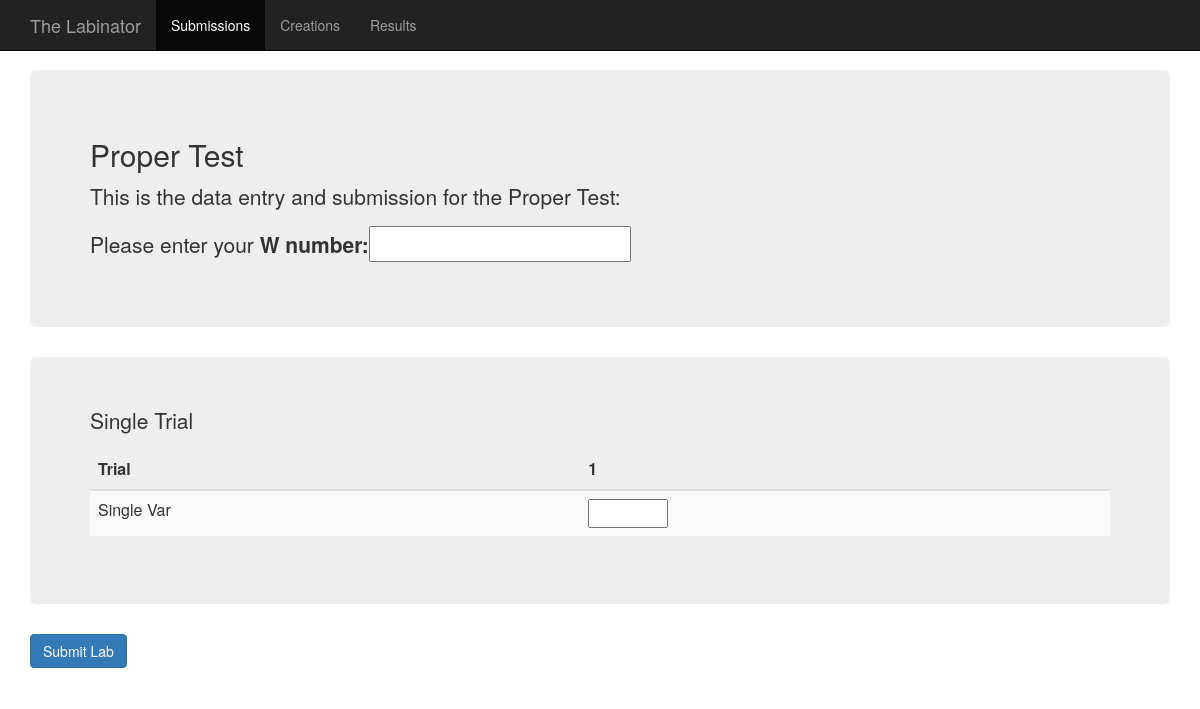
The app's page /lab/createsubmission/5, older data.
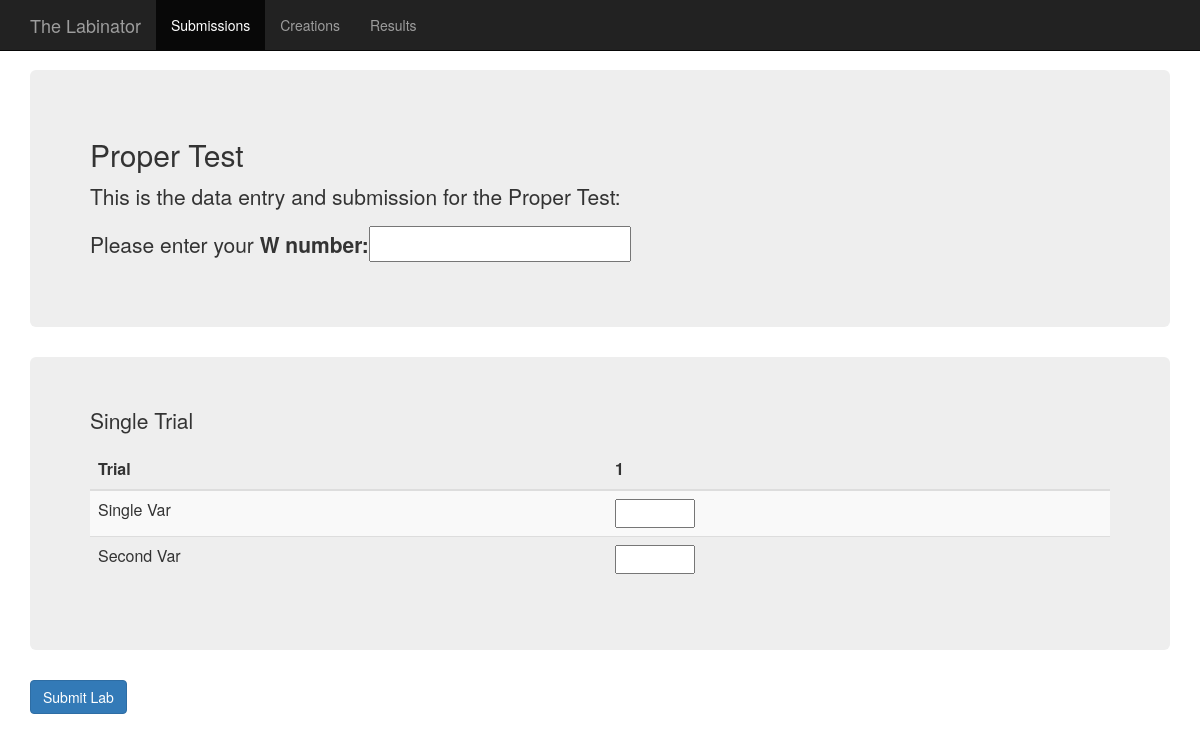
The same page, newer data.
### lab/models.py (models this page shows, shortened)
class Variable(models.Model):
    question = models.ForeignKey(Question)
    variable_name = models.CharField(max_length=200)

### lab/views.py (the view)
# urls.py: url(r'^createsubmission/(?P<pk>[0-9]+)', views.CreateSubmission, name='createsubmission'),
def CreateSubmission(request, **kwargs):
    context = RequestContext(request)
    lab = get_object_or_404(Lab, pk=kwargs['pk'])
    questions = Question.objects.filter(lab=lab)
    submission_form = SubmissionForm(request.POST or None)
    question_forms = []
    i = 0
    for question in questions:
        tempForm = QuestionForm(question, request, i)
        question_forms.append(tempForm)
        i = i + 1
    if request.method == "POST":
        if submission_form.is_valid():
            newSubmission = Submission()
            newSubmission.lab = lab
            newSubmission.w_number = submission_form.cleaned_data.get('w_number')
            newSubmission.save()
        for question_form in question_forms:
            for variable_form in question_form.fields['variable_forms']:
                print variable_form.variable.variable_name
                for raw_data_form in variable_form.fields['raw_data_forms']:
                    if raw_data_form.is_valid():
                        print "Made it here?"
                        print raw_data_form.cleaned_data.get('raw_data')
                        tempRaw = RawData()
                        tempRaw.raw_data = raw_data_form.cleaned_data.get('raw_data')
                        tempRaw.variable = variable_form.variable
                        tempRaw.submission = newSubmission
                        tempRaw.save()
        return render_to_response('lab/home.html', context)
    else:
        context['lab'] = lab
        context['questions'] = questions
        context['submission_form'] = submission_form
        context['question_forms'] = question_forms
    return render_to_response('lab/createsubmission.html', context)

### lab/forms.py
class SubmissionForm(forms.Form):
    w_number = forms.CharField(max_length=20)

### lab/templatetags/get_range.py (called while the page is built)
@register.filter
def get_range( value ):
  return [v + 1 for v in range(value)]

### lab/templates/lab/createsubmission.html (shortened to what this page needs)
{% load staticfiles %}
<link rel="stylesheet" type="text/css" href="{% static 'lab/css/bootstrap.min.css' %}" />
<link rel="stylesheet" type="text/css" href="{% static 'lab/css/starter-template.css' %}" />
<link rel="stylesheet" type="text/css" href="{% static 'lab/css/theme.css' %}" />
{% load get_range %}
<!DOCTYPE html>
<html lang="en">
<head>
</head>
<body>
  <nav class="navbar navbar-inverse navbar-fixed-top">
    <div class="container">
      <div class="navbar-header">
        <a class="navbar-brand" href="#">The Labinator</a>
      </div>
      <div id="navbar" class="collapse navbar-collapse">
        <ul class="nav navbar-nav">
          <li class="active"><a href="{% url 'lab:submissions' %}">Submissions</a></li>
          <li><a href="#admin">Creations</a></li>
          <li><a href="#contact">Results</a></li>
        </ul>
      </div>
    </div>
  </nav>
  <div class="container">
    <form action="{% url 'lab:createsubmission' lab.id %}" method="POST">
      <div class="jumbotron">
        <h2>{{lab.lab_name}}</h2>
        <p>This is the data entry and submission for the {{lab.lab_name}}: </p>
        <p>Please enter your {{ submission_form }}</p>
      </div>
      {% for question_form in question_forms %}
      <div class="jumbotron">
        <p>{{question_form.fields.prompt}}</p>
        <table class="table table-striped">
          <thead>
            <tr>
              <th>Trial</th>
              {% for i in question_form.fields.num_of_trials|get_range %}
              <th> {{ i }}</th>
              {% endfor %}
            </tr>
          </thead>
          <tbody>
            {% for variable_form in question_form.fields.variable_forms%}
            <tr>
              <td>{{ variable_form.fields.name }}</td>
              {% for raw_data_form in variable_form.fields.raw_data_forms %}
              <td>{{ raw_data_form.raw_data }} </td>
              {% endfor %}
            </tr>
            {% endfor %}
          </tbody>
        </table>
      </div>
      {% endfor %}
      <input id="save_lab" type="submit" class = "btn btn-primary" value="Submit Lab" />
    </form>
  </div>
</body>
</html>

Row changes from the older to the newer data that the page shows:
added Variable: fields.name "Second Var"
